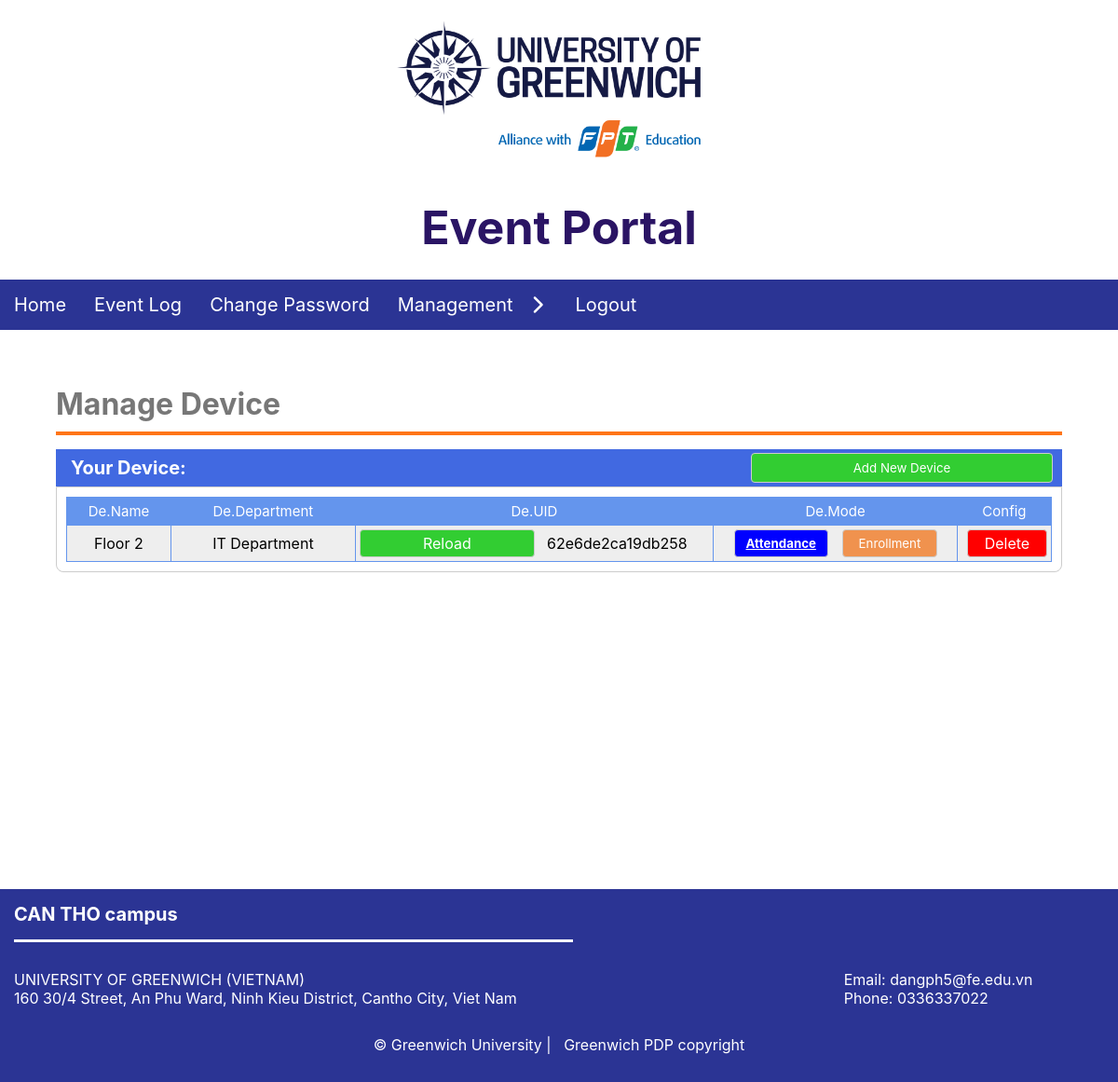
Page /admin.php?page=device on the committed database.
### tables this page shows
CREATE TABLE `device` (
  `id` int(11) NOT NULL,
  `device_name` varchar(200) NOT NULL,
  `device_uid` varchar(200) NOT NULL,
  `device_date` date NOT NULL,
  `device_dep` varchar(20) DEFAULT NULL,
  `device_mode` int(11) NOT NULL DEFAULT 0
);

### Views/ManageDevice.php (the view, shortened to what this page needs)
<body>
  <div class="Device-Container">
    <h1 class="mn-title">Manage Device</h1>
    <hr class="orange-line" />
    <div class="device-container">
      <div class="device-head">
        <span class="dv-title">Your Device: </span>
        <input type="submit" value="Add New Device" class="btn-add-device js-add-event">
      </div>
      <div class="device-body">
        <div class="main-table">
          <table class="table-admin">
            <tr class="table-head">
              <th class="head-row">De.Name</th>
              <th class="head-row">De.Department</th>
              <th class="head-row">De.UID</th>
              <th class="head-row">De.Mode</th>
              <th class="head-row">Config</th>
            </tr>
            <?php
            include("./connectDB.php");
            $sql = "SELECT * FROM device ORDER BY id DESC";
            $result = mysqli_stmt_init($conn);
            if (!mysqli_stmt_prepare($result, $sql)) {
              echo '<p class="error">SQL Error</p>';
            } else {
              mysqli_stmt_execute($result);
              $resultl = mysqli_stmt_get_result($result);
              while ($row = mysqli_fetch_assoc($resultl)) {
            ?>
                <tr class="table-body">
                  <td class="body-row"><?php echo $row["device_name"] ?></td>
                  <td class="body-row"><?php echo $row["device_dep"] ?></td>
                  <td class="body-row">
                    <div class="btn-table">
                      <a class="btn-reload" style="text-decoration: none" onclick="return confirm('Are you sure to reload?');" href="./Process/manageDeviceController.php?function=reload&&deviceid=<?php echo $row["id"] ?>">Reload</a>
                      <p style="color: black; display:flex; align-items:center;">&nbsp;&nbsp;&nbsp;<?php echo $row["device_uid"] ?></p>
                    </div>
                  </td>
                  <td class="body-row">
                    <form action="./Process/manageDeviceController.php?function=updatemode&&deviceid=<?php echo $row['id'] ?>" class="de-mode text-input" method="POST">
                      <div class="btn-table">
                        <?php if ($row["device_mode"] == 0) { ?>
                          <input type="submit" name="btn_attendance" id="btn_attendance" value="Attendance" class="btn-attendence" style="background-color: blue; font-weight:bold; text-decoration:underline">
                          <input type="submit" name="btn_enroll" id="btn_enroll" value="Enrollment" class="btn-enroll">
                        <?php } else { ?>
                          <input type="submit" name="btn_attendance" id="btn_attendance" value="Attendance" class="btn-attendence">
                          <input type="submit" name="btn_enroll" id="btn_enroll" value="Enrollment" class="btn-enroll" style="background-color: blue; font-weight:bold;text-decoration:underline">
                        <?php } ?>
                      </div>
                    </form>
                  </td>
                  <td class="body-row">
                    <div class="btn-table">
                      <a class="btn-delete-device" style="text-decoration: none;" onclick="return confirm('Are you sure to delete?');" href="./Process/manageDeviceController.php?function=delete&&deviceid=<?php echo $row["id"] ?>">Delete</a>
                    </div>
                  </td>
                </tr>
            <?php }
            } ?>
          </table>
        </div>
      </div>
    </div>
  </div>
</body>

### Assets/css/pagination.css (style rules this page uses)
* { padding: 0px; margin: 0px; font-family: -apple-system, BlinkMacSystemFont, 'Segoe UI', Roboto, Oxygen, Ubuntu, Cantarell, 'Open Sans', 'Helvetica Neue', sans-serif; }
:root { --orangeBor: #ff9c59; --white: #fff; --black: #343535; }

### Assets/css/Admin.css (style rules this page uses)
* { padding: 0; margin: 0; box-sizing: border-box; }
:root { --blue: #2B3494; --orange: #FF7518; --white: #fff; --blueTrans: rgba(43,52,148,0.9); --orangeTrans: rgba(255,117,24,0.9); --whiteTrans: rgba(255,255,255,0.9); --blueViolet: #2A1464; --btnAdd: #5CB85C; --btnAddRight: #1177D1;; --border:#ccc; }
html { font-family:-apple-system, BlinkMacSystemFont, 'Segoe UI', Roboto, Oxygen, Ubuntu, Cantarell, 'Open Sans', 'Helvetica Neue', sans-serif; }
.mn-title { color:#777777; }
.orange-line { margin-top:10px; border: 2px solid #FF7518; }
.main-table { width:100%; }
.table-admin { border: 0.5px solid #6495ED; width: 100%; border-collapse: collapse; }
.table-head { background-color:#6495ED; border: 0.5px solid #6495ED; color: #fff; height: 30px; font-size: 15px; justify-content: center; }
.head-row { font-weight: 400; }
.table-body { background-color: #EEEEEE; height: 25px; text-align: center; border: 1px solid #6495ED; }
.body-row { border: 1px solid #6495ED; padding: 4px; }

### Assets/css/Index.css (style rules this page uses)
:root { --blue: #2B3494; --orange: #FF7518; --white: #fff; --blueTrans: rgba(43,52,148,0.9); --orangeTrans: rgba(255,117,24,0.9); --whiteTrans: rgba(255,255,255,0.9); --blueViolet: #2A1464; }
* { margin: 0px; padding: 0px; font-family: -apple-system, BlinkMacSystemFont, 'Segoe UI', Roboto, Oxygen, Ubuntu, Cantarell, 'Open Sans', 'Helvetica Neue', sans-serif; }
.header { display: block; height: 300px; background-color: var(--white); }
.header-logo { width: auto; height: 200px; margin-left: 50%; transform: translateX(-50%); }
.header-title { font-size: 50px; text-align: center; margin-top: calc(50px - 40px); color: var(--blueViolet); }
.menu { width: 100%; height: fit-content; background-color: var(--blue); }
.menu-bar { display: flex; list-style: none; }
.menu-item { height: fit-content; padding: 15px 15px 15px 15px; cursor: pointer; }
.menu-link { color: var(--white); text-decoration: none; font-size: 20px; text-align: center; }
.menu-control { position: relative; }
.menu-drop-icon { transform: rotate(-90deg); }
.footer { display: block; background-color: var(--blue); color: var(--white); font-size: 20px; padding-bottom: 30px; }
.footer-title { padding: 15px 0px; border-bottom: 3px solid white; width: 50%; margin: 0px 15px 30px 15px; font-size: 20px; }
.block-info { display: flex; flex-flow: row wrap; margin: 30px 15px 30px 15px; }
.left-info { margin-right: 15%; font-size: 16px; }
.right-info { margin-left: 15%; font-size: 16px; }
.info-char { width: max-content; font-size: 16px; }
.link-info { color: var(--white); text-decoration: none; font-size: 16px; }
.ft-coppyright { text-align: center; font-size: 16px; }

### Assets/css/ChangePass.css (style rules this page uses)
* { margin: 0; padding: 0; font-family: -apple-system, BlinkMacSystemFont, 'Segoe UI', Roboto, Oxygen, Ubuntu, Cantarell, 'Open Sans', 'Helvetica Neue', sans-serif; }

### Assets/css/ManageDevice.css (style rules this page uses)
.Device-Container { padding: 5%; min-height:600px; }
.device-container { width: 100%; margin-top: 15px; }
.device-head { background-color: #4169E1; padding-left: 16px; height: 40px; display: flex; align-items: center; position: relative; }
.dv-title { font-size: 20px; font-weight: bold; color: #fff; }
.btn-add-device { height: 80%; width: 30% ; background-color: #32CD32; color: #fff; border: 1px solid #ccc; border-radius: 4px; position: absolute; right: 0; margin-right: 10px; }
.device-body { padding: 10px; border: 1px solid #ccc; border-radius: 0px 0px 8px 8px; }
.btn-table { height: 100%; display: flex; }
.btn-reload { height: 30px; background-color: #32CD32; border-radius: 4px; width: 50%; border: 1px solid #ccc; color: #fff; display: grid; align-items: center; }
.btn-attendence { background-color: #32CD32; border-radius: 4px; width: 40%; border: 1px solid #ccc; color: #fff; height: 30px; margin-left: 7%; }
.btn-enroll { background-color: #F0924E; border-radius: 4px; width: 40%; border: 1px solid #ccc; color: #fff; height: 30px; margin-left: 6%; }
.btn-delete-device { background-color: #FF0000; border-radius: 4px; width: 100%; border: 1px solid #ccc; color: #fff; height: 30px; margin-left: 6%; display: grid; align-items: center; }

### rows in the picture
device: device_name "Floor 2", device_dep "IT Department", device_uid "62e6de2ca19db258"
